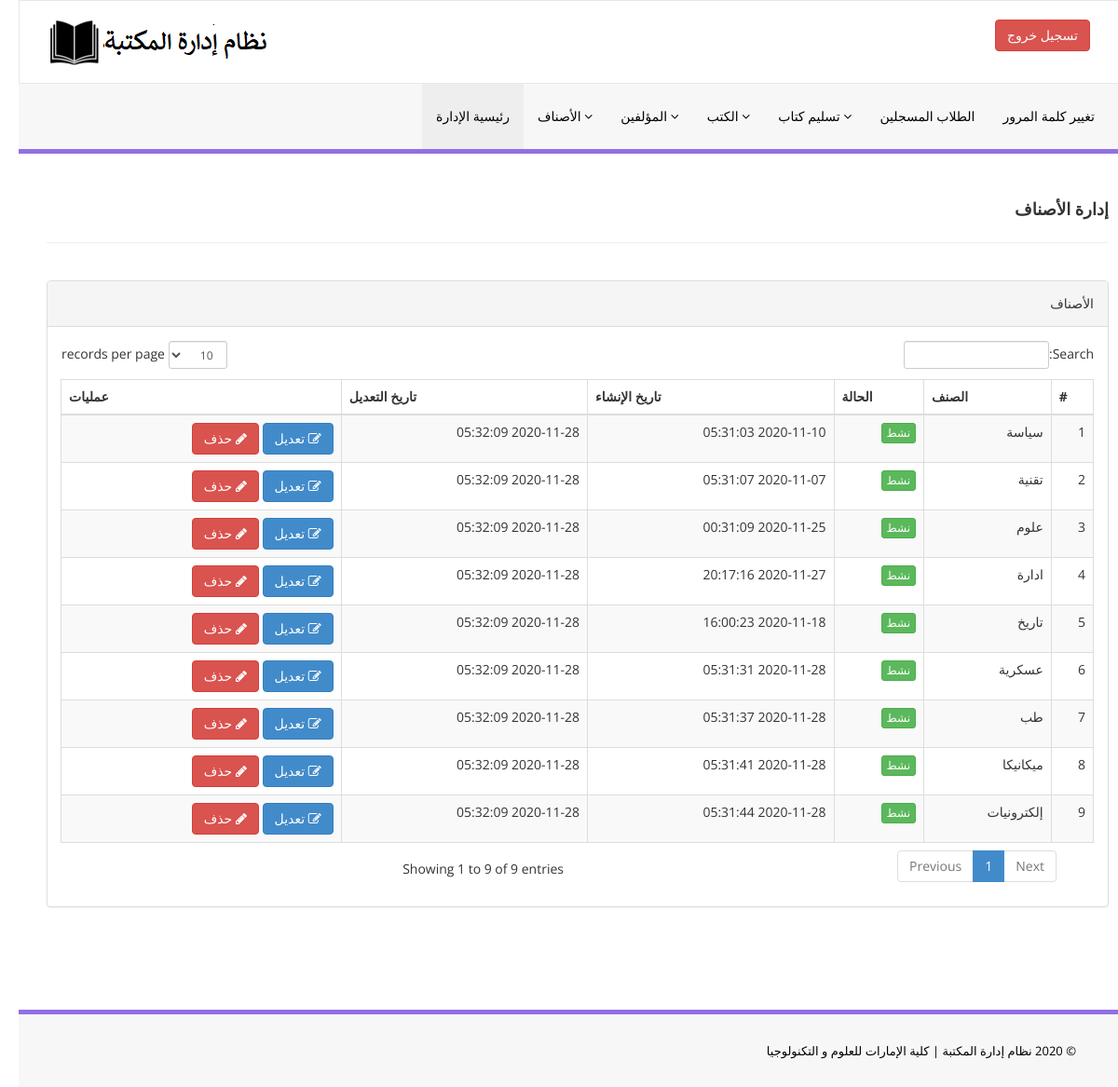
The app's page /admin/manage-categories.php (signed in) with its own data.
### tables this page shows
CREATE TABLE IF NOT EXISTS `tblcategory` (
  `id` int(11) NOT NULL AUTO_INCREMENT,
  `CategoryName` varchar(150) DEFAULT NULL,
  `Status` int(1) DEFAULT NULL,
  `CreationDate` timestamp NULL DEFAULT CURRENT_TIMESTAMP,
  `UpdationDate` timestamp NULL DEFAULT CURRENT_TIMESTAMP,
  PRIMARY KEY (`id`)
);

### admin/manage-categories.php (the view, shortened to what this page needs)
<?php
include('includes/config.php');
if(strlen($_SESSION['alogin'])==0)
    {
header('location:index.php');
}
else{
    ?>
<!DOCTYPE html>
<html xmlns="http://www.w3.org/1999/xhtml">
<head>
    <link href="assets/css/bootstrap.css" rel="stylesheet" />
    <link href="assets/css/font-awesome.css" rel="stylesheet" />
    <link href="assets/js/dataTables/dataTables.bootstrap.css" rel="stylesheet" />
    <link href="assets/css/style.css" rel="stylesheet" />
</head>
<body dir="rtl">
<?php include('includes/header.php');?>
    <div class="content-wrapper">
         <div class="container">
        <div class="row pad-botm">
            <div class="col-md-12">
                <h4 class="header-line">إدارة الأصناف</h4>
    </div>
     <div class="row">
</div>
        </div>
            <div class="row">
                <div class="col-md-12">
                    <div class="panel panel-default">
                        <div class="panel-heading">
                           الأصناف
                        </div>
                        <div class="panel-body">
                            <div class="table-responsive">
                                <table class="table table-striped table-bordered table-hover" id="dataTables-example">
                                    <thead>
                                        <tr>
                                            <th>#</th>
                                            <th>الصنف</th>
                                            <th>الحالة</th>
                                            <th>تاريخ الإنشاء</th>
                                            <th>تاريخ التعديل</th>
                                            <th>عمليات</th>
                                        </tr>
                                    </thead>
                                    <tbody>
<?php $sql = "SELECT * from  tblcategory";
$query = $dbh -> prepare($sql);
$query->execute();
$results=$query->fetchAll(PDO::FETCH_OBJ);
$cnt=1;
if($query->rowCount() > 0)
{
foreach($results as $result)
{               ?>
                                        <tr class="odd gradeX">
                                            <td class="center"><?php echo htmlentities($cnt);?></td>
                                            <td class="center"><?php echo htmlentities($result->CategoryName);?></td>
                                            <td class="center"><?php if($result->Status==1) {?>
                                            <a href="#" class="btn btn-success btn-xs">نشط</a>
                                            <?php } else {?>
                                            <a href="#" class="btn btn-danger btn-xs">غير نشط</a>
                                            <?php } ?></td>
                                            <td class="center"><?php echo htmlentities($result->CreationDate);?></td>
                                            <td class="center"><?php echo htmlentities($result->UpdationDate);?></td>
                                            <td class="center">
                                            <a href="edit-category.php?catid=<?php echo htmlentities($result->id);?>"><button class="btn btn-primary"><i class="fa fa-edit "></i> تعديل</button>
                                          <a href="manage-categories.php?del=<?php echo htmlentities($result->id);?>" onclick="return confirm('هل أنت متأكد من إجراء عملية الحذف?');"" >  <button class="btn btn-danger"><i class="fa fa-pencil"></i> حذف</button>
                                            </td>
                                        </tr>
 <?php $cnt=$cnt+1;}} ?>
                                    </tbody>
                                </table>
                            </div>
                        </div>
                    </div>
                </div>
            </div>
    </div>
    </div>
  <?php include('includes/footer.php');?>
</body>
</html>
<?php } ?>

### admin/assets/css/style.css (style rules this page uses)
.content-wrapper { margin-top: 40px; min-height:800px; padding-bottom:90px; }
.header-line { font-weight:900; padding-bottom:25px; border-bottom:1px solid #eeeeee; text-transform:uppercase; }
.pad-botm { padding-bottom:30px; }

### records on screen
tblcategory: CategoryName "سياسة", Status "نشط", CreationDate "2020-11-10 05:31:03", UpdationDate "2020-11-28 05:32:09"
tblcategory: CategoryName "تقنية", Status "نشط", CreationDate "2020-11-07 05:31:07", UpdationDate "2020-11-28 05:32:09"
tblcategory: CategoryName "علوم", Status "نشط", CreationDate "2020-11-25 00:31:09", UpdationDate "2020-11-28 05:32:09"
tblcategory: CategoryName "ادارة", Status "نشط", CreationDate "2020-11-27 20:17:16", UpdationDate "2020-11-28 05:32:09"
tblcategory: CategoryName "تاريخ", Status "نشط", CreationDate "2020-11-18 16:00:23", UpdationDate "2020-11-28 05:32:09"
tblcategory: CategoryName "عسكرية", Status "نشط", CreationDate "2020-11-28 05:31:31", UpdationDate "2020-11-28 05:32:09"
tblcategory: CategoryName "طب", Status "نشط", CreationDate "2020-11-28 05:31:37", UpdationDate "2020-11-28 05:32:09"
tblcategory: CategoryName "ميكانيكا", Status "نشط", CreationDate "2020-11-28 05:31:41", UpdationDate "2020-11-28 05:32:09"
tblcategory: CategoryName "إلكترونيات", Status "نشط", CreationDate "2020-11-28 05:31:44", UpdationDate "2020-11-28 05:32:09"
